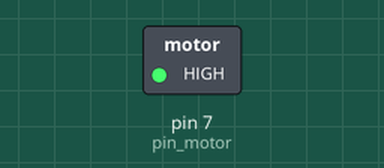
Bench run of a sketch on a simulated Arduino Uno, built with avr-gcc and run on an emulated ATmega328P. Parts: switched loads named in the sketch (green lamp = pin HIGH). What the sketch prints to the serial monitor is not drawn.

Above: at 0.1 s.
Timing chart, 0 to 1.6 s (numbered marks = the images above):
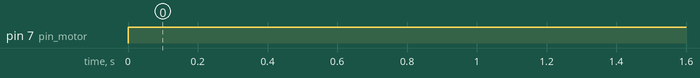

The sketch:

projetofinal.ino
```cpp
// Definição pino do sensor
int pin_a0 = A0;
int oxi =100;
//Definição do pino do motor
int pin_motor = 7;

void setup() {
 // Define o pino de leitura do sensor como entrada
  pinMode(pin_a0, INPUT);
  //Deine o pino de saida do motor
  pinMode(pin_motor, OUTPUT);
// Inicializa a serial
  Serial.begin(9600);
}

void loop() {
   // Ler os dados do pino analogico A0 do sensor
  int valor_analogico = analogRead(pin_a0);
 Serial.print(" Pino A0 : ");
   Serial.println(valor_analogico);

  if(valor_analogico > oxi){
     // Mostra os dados no serial monitor
      Serial.print(" Pino A0 : ");
      Serial.println(valor_analogico);

      Serial.println("MOTOR ATIVO");
      //Ligar o a Bomba
      digitalWrite(pin_motor,HIGH);

   //Deixa a bomba ligado por 15 minutos
      delay(900000);

    //Desligar o motor
      digitalWrite(pin_motor,LOW);
       Serial.println("MOTOR DESATIVADO");
  }
}
```

Measured:
- by itself, pin 7 (pin_motor): LOW → HIGH at 0.00 s
